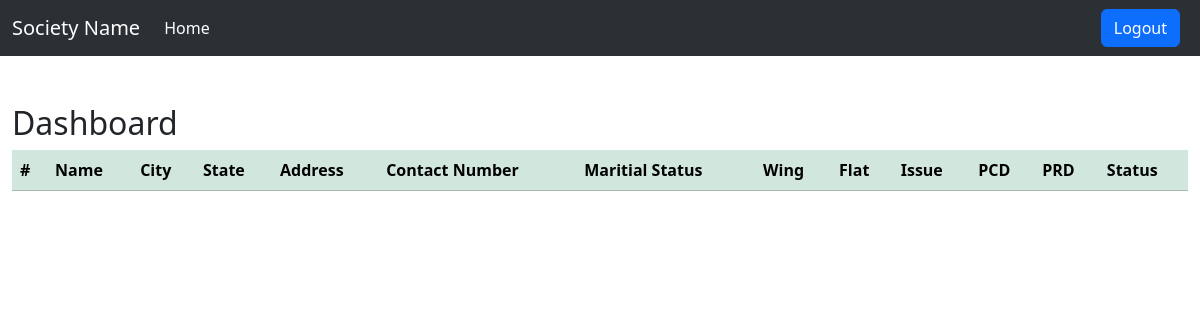
Page /dashboard/ (signed in) on the earlier database version.
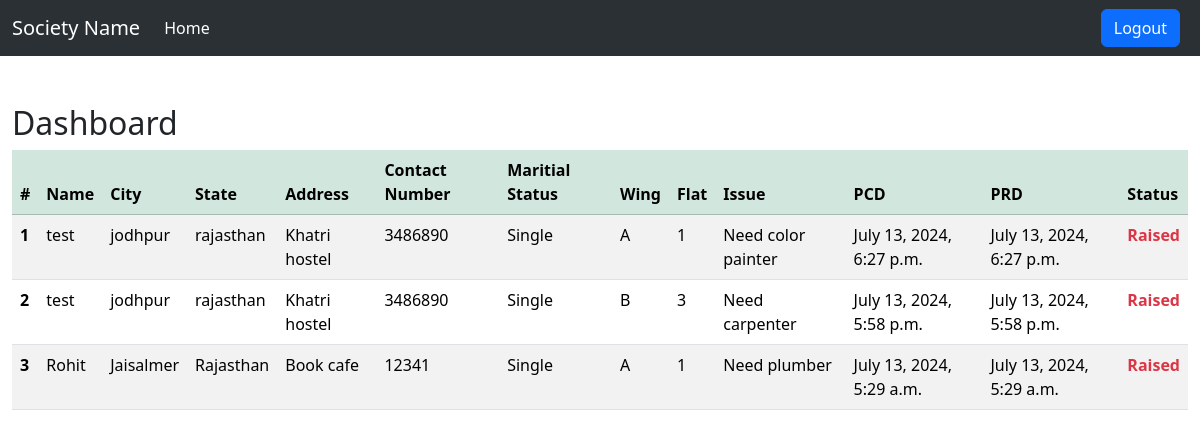
Same page on the later database version.
### main/models.py (models this page shows, shortened)
class Issue(models.Model):
    member = models.ForeignKey(Member, on_delete=models.CASCADE, related_name='member')
    heading = models.CharField(max_length=70, blank=False, null=False)
    description = models.TextField()
    wing = models.ForeignKey(Wing, on_delete=models.CASCADE, related_name='wing',default=0)
    flat = models.ForeignKey(Flat, on_delete=models.CASCADE, related_name='flat', default=0)
    status = models.CharField(max_length=30, blank=True, null=True)
    pcd = models.DateTimeField(default=timezone.now())
    prd = models.DateTimeField(default=timezone.now())
    def __str__(self):
        return self.member.name+' - '+self.heading

class Member(models.Model):
    name = models.CharField(max_length=50)
    password = models.CharField(max_length=50)
    contact_num = models.CharField(max_length=20)
    city = models.CharField(max_length=20)
    state = models.CharField(max_length=20)
    address = models.TextField(max_length=100)
    marritial_status = models.CharField(max_length=10)
    profession = models.CharField(max_length=30)
    isAdmin = models.BooleanField(default=False)
    family_members = models.TextField(max_length=80,blank=True, null=True)
    wing = models.OneToOneField(Wing, blank=True, null=True, on_delete=models.CASCADE)
    flat = models.OneToOneField(Flat, blank=True, null=True,on_delete=models.CASCADE)

class Wing(models.Model):
    wing_name = models.CharField(max_length=10)

class Flat(models.Model):
    flat_num = models.IntegerField()
    wing_name = models.ForeignKey(Wing, on_delete=models.CASCADE, related_name='flat')

### main/views.py (the view)
def dashboard(request):
    if('admin_user' in request.session):
        members_issue_details = Issue.objects.all().order_by('-pcd')
        print(members_issue_details)
        data = {'member_issues': members_issue_details}
        return render(request, 'dashboard.html', data)
    else:
        return redirect('home')

### main/templates/dashboard.html (shortened to what this page needs)
{% extends 'base.html' %}
{% block content %}
    <div class="container-fluid my-5">
    <table class="table table-striped table-hover">
        <h2>Dashboard</h2>
        <thead>
          <tr class="table-success">
            <th scope="col">#</th>
            <th scope="col">Name</th>
            <th scope="col">City</th>
            <th scope="col">State</th>
            <th scope="col">Address</th>
            <th scope="col">Contact Number</th>
            <th scope="col">Maritial Status</th>
            <th scope="col">Wing</th>
            <th scope="col">Flat</th>
            <th scope="col">Issue</th>
            <th scope="col">PCD</th>
            <th scope="col">PRD</th>
            <th scope="col">Status</th>
          </tr>
        </thead>
        <tbody>
            {% for item in member_issues %}
                <tr>
                    <th scope="row">{{forloop.counter}}</th>
                    <td>{{item.member.name}}</td>
                    <td>{{item.member.city}}</td>
                    <td>{{item.member.state}}</td>
                    <td>{{item.member.address}}</td>
                    <td>{{item.member.contact_num}}</td>
                    <td>{{item.member.marritial_status}}</td>
                    <td>{{item.wing.wing_name}}</td>
                    <td>{{item.flat.flat_num}}</td>
                    <td>{{item.heading}}</td>
                    <td>{{item.pcd}}</td>
                    <td>{{item.prd}}</td>
                    {% if item.status == 'Raised' %}
                      <td class="text-danger fw-bold">{{item.status}}</td>
                    {% elif item.status == 'Pending' %}
                      <td class="text-warning fw-bold">{{item.status}}</td>
                    {% else %}
                      <td class="text-success fw-bold">{{item.status}}</td>
                    {% endif %}
                </tr>
          {% endfor %}
        </tbody>
      </table>
    </div>
{% endblock %}

### main/templates/base.html (shortened to what this page needs)
<!doctype html>
<html lang="en">
  <head>
    <link href="https://cdn.jsdelivr.net/npm/bootstrap@5.3.3/dist/css/bootstrap.min.css" rel="stylesheet">
  </head>
  <body>
    <nav class="navbar navbar-expand-lg bg-body-tertiary" data-bs-theme="dark">
        <div class="container-fluid">
          <a class="navbar-brand" href="#">Society Name</a>
          <div class="collapse navbar-collapse" id="navbarSupportedContent">
            <ul class="navbar-nav me-auto mb-2 mb-lg-0">
              <li class="nav-item">
                <a class="nav-link active" aria-current="page" href="{% url 'home' %}">Home</a>
              </li>
            </ul>
              {% if request.session.username %}
                <a href="{% url 'logout' 'IsUser' %}" class="btn btn-primary mx-2">Logout</a>
              {% endif %}
          </div>
        </div>
      </nav>
  {% block content %}
  {% endblock %}
  </body>
</html>

Differences in the rows shown:
added Issue: member.name "test", member.city "jodhpur", member.state "rajasthan", member.address "Khatri hostel", member.contact_num "3486890", member.marritial_status "Single", wing.wing_name "A", flat.flat_num "1", heading "Need color painter", pcd "July 13, 2024, 6:27 p.m.", prd "July 13, 2024, 6:27 p.m.", status "Raised"
added Issue: member.name "test", member.city "jodhpur", member.state "rajasthan", member.address "Khatri hostel", member.contact_num "3486890", member.marritial_status "Single", wing.wing_name "B", flat.flat_num "3", heading "Need carpenter", pcd "July 13, 2024, 5:58 p.m.", prd "July 13, 2024, 5:58 p.m.", status "Raised"
added Issue: member.name "Rohit", member.city "Jaisalmer", member.state "Rajasthan", member.address "Book cafe", member.contact_num "12341", member.marritial_status "Single", wing.wing_name "A", flat.flat_num "1", heading "Need plumber", pcd "July 13, 2024, 5:29 a.m.", prd "July 13, 2024, 5:29 a.m.", status "Raised"
